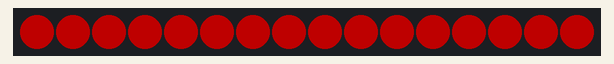
Simulated run of this sketch. Board: Arduino Uno, built with avr-gcc and run on an emulated ATmega328P. On the bench: 16 RGB LEDs in strip order, left to right. Dim RGB values are drawn brighter than linear.

Above: at 1.1 s.
At 7.88 s:
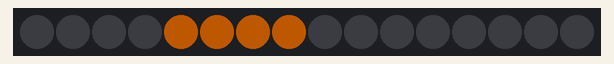
At 11.26 s:
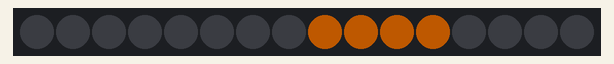
At 14.7 s:
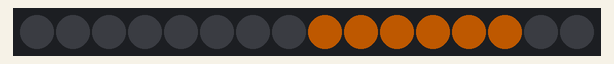
At 25.16 s:
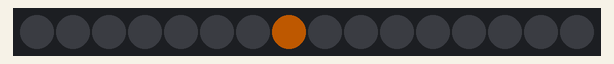
At 34.91 s:
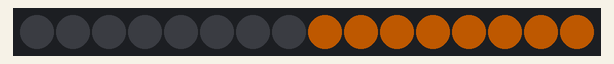

Measured:
- what the display in image 0 shows lasts 4.0 s, from 1.0 s to 5.0 s

The sketch:

motorcycle_backlight.ino
```cpp
#include <Adafruit_NeoPixel.h>

#define LED_PIN     6
#define LED_COUNT   16
#define BRIGHTNESS  80

Adafruit_NeoPixel strip(LED_COUNT, LED_PIN, NEO_GRB + NEO_KHZ800);

enum Mode {
  MODE_BRAKE,
  MODE_LEFT,
  MODE_RIGHT,
  MODE_OFF
};

Mode currentMode = MODE_BRAKE;
unsigned long lastModeChange = 0;
unsigned long modeDuration = 5000; // 5 seconds

// For blinkers
unsigned long lastStepTime = 0;
int blinkerIndex = 0;
unsigned long blinkerSpeed = 100; // time between each LED in the running effect (ms)

// For brake
bool brakeStarted = false;
unsigned long brakeStartTime = 0;

void setup() {
  strip.begin();
  strip.setBrightness(BRIGHTNESS);
  strip.show();
}

void loop() {
  unsigned long now = millis();

  // Auto mode change every 5 seconds
  if (now - lastModeChange >= modeDuration) {
    currentMode = static_cast<Mode>((currentMode + 1) % 4);
    lastModeChange = now;

    // Reset mode-specific states
    blinkerIndex = 0;
    lastStepTime = now;
    brakeStarted = false;
    strip.clear();
    strip.show();
  }

  switch (currentMode) {
    case MODE_BRAKE:
      brakeMode();
      break;
    case MODE_LEFT:
      runningLeftBlinker();
      break;
    case MODE_RIGHT:
      runningRightBlinker();
      break;
    case MODE_OFF:
      strip.clear();
      strip.show();
      break;
  }

  delay(10); // small delay
}

void brakeMode() {
  if (!brakeStarted) {
    brakeStarted = true;
    brakeStartTime = millis();
  }

  unsigned long elapsed = millis() - brakeStartTime;

  if (elapsed < 1000) {
    bool flash = (elapsed / 100) % 2 == 0; //changing to smaller number flashes quickly
    setAll(flash ? strip.Color(255, 0, 0) : 0);
  } else {
    setAll(strip.Color(255, 0, 0));
  }
}

void runningLeftBlinker() {
  unsigned long now = millis();

  if (now - lastStepTime >= blinkerSpeed) {
    strip.clear();
    for (int i = 7; i >= 7 - blinkerIndex && i >= 0; i--) {
      strip.setPixelColor(i, strip.Color(255, 120, 0)); // Amber
    }
    strip.show();

    blinkerIndex++;
    if (blinkerIndex >= 8) {
      blinkerIndex = 0;
    }

    lastStepTime = now;
  }
}

void runningRightBlinker() {
  unsigned long now = millis();

  if (now - lastStepTime >= blinkerSpeed) {
    strip.clear();
    for (int i = 8; i <= 8 + blinkerIndex && i < 16; i++) {
      strip.setPixelColor(i, strip.Color(255, 120, 0)); // Amber
    }
    strip.show();

    blinkerIndex++;
    if (blinkerIndex >= 8) {
      blinkerIndex = 0;
    }

    lastStepTime = now;
  }
}

void setAll(uint32_t color) {
  for (int i = 0; i < LED_COUNT; i++) {
    strip.setPixelColor(i, color);
  }
  strip.show();
}
```
